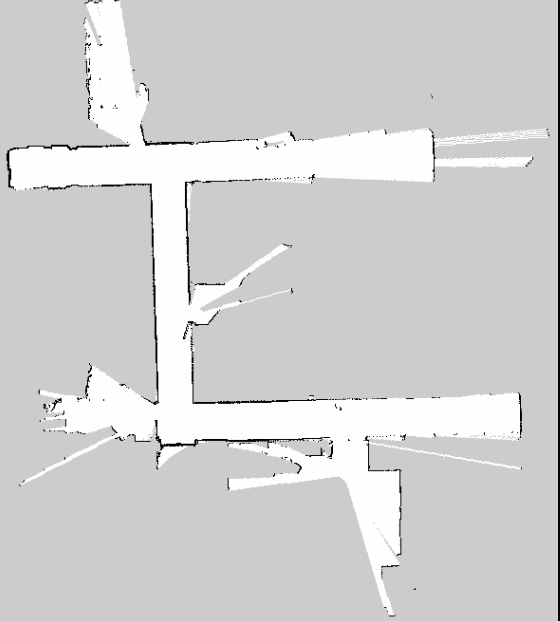
//> input picture ex_map2.png, 560 x 621 px
$ ./edgecentre ex_map2.png   (built with g++ and OpenCV 4)
//> lines starting //> are read from the running program, lines starting //| are printed output that depends on the picture; after the words box and inside, x2 and y2 are one past the last pixel; in counts of white or black regions, pixels touching at a corner belong together
#include "opencv2/highgui/highgui.hpp"
#include "opencv2/imgproc/imgproc.hpp"
#include <iostream>
#include <stdio.h>
#include <stdlib.h>

using namespace cv;
using namespace std;

Mat src; Mat src2; Mat src_gray; Mat src_gray2;
int epsilon = 20;
int max_epsilon = 200;
RNG rng(12345);

/// Functions/headers
// [59 lines left out: functions ed2, removeFromContour, not called in this run]

void edge_callback(int, void* );

/** @function main */
int main( int argc, char** argv )
{
  /// Load source image and convert it to gray
  src = imread( argv[1], 1 );
//> src is the input picture: 621 rows x 560 cols, CV_8UC3; min 0, max 254, mean 210
  src2 = imread( argv[1], 1);

  // Scale down for testing
  resize(src, src, Size(), 0.5, 0.5);
//> src: 310 rows x 280 cols, CV_8UC3
  resize(src2, src2, Size(), 0.5, 0.5);

  /// Convert image to grayscale
  cvtColor( src, src_gray, CV_BGR2GRAY ); // Conversion to grayscale

  // Quick and dirty fix for poor edge detection: increase contrast at object boundary
  threshold(src_gray, src_gray, 210, 255, 0);
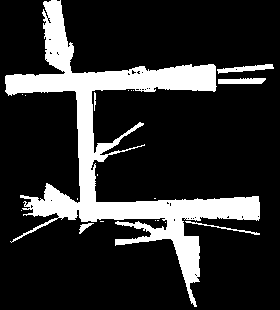
//> src_gray: 310 rows x 280 cols, CV_8UC1; 17.8% white; 19 white regions (13 under 20 px), largest, box (x1, y1, x2, y2) and area: (5, 0, 260, 307) 14705, (217, 64, 274, 74) 265, (218, 78, 266, 84) 250, (185, 221, 260, 235) 132, (79, 223, 94, 234) 67, (94, 92, 96, 111) 30

  // Different options for blurring, but bilateral is best at preserving edges
  bilateralFilter(src_gray, src_gray2, 5, 80, 80);

  /// Create Window
  char* source_window = "Source";
  namedWindow( source_window, CV_WINDOW_AUTOSIZE );
  imshow( source_window, src );

  createTrackbar( " Epsilon:", "Source", &epsilon, max_epsilon, edge_callback );
  edge_callback( 0, 0 );

  waitKey(0);
  return(0);
}

// Function to translate an image by x, y
// [5 lines left out: function translateImg, not called in this run]

/** @function thresh_callback */
void edge_callback(int, void* )
{
  Mat canny_output, intermed;
  Mat grad_x, grad_y;
  Mat abs_grad_x, abs_grad_y;
  Mat grad;
  vector<vector<Point> > contours, second_contours;
  vector<Vec4i> hierarchy;

  int maxCont = 0;
  double maxArea = 0;
  vector<int> maxVec;

  /// Detect edges using canny, or Scharr derivatives
  Scharr(src_gray2, grad_x, CV_16S, 1, 0);
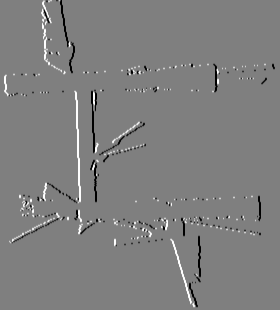
//> grad_x: 310 rows x 280 cols, CV_16SC1; min -4080, max 4080, mean 0; drawn with min black and max white
  convertScaleAbs(grad_x, abs_grad_x);
  Scharr(src_gray2, grad_y, CV_16S, 0, 1);
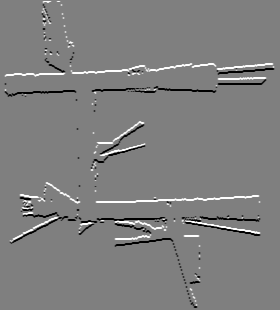
//> grad_y: 310 rows x 280 cols, CV_16SC1; min -4080, max 4080, mean -1; drawn with min black and max white
  convertScaleAbs(grad_y, abs_grad_y);
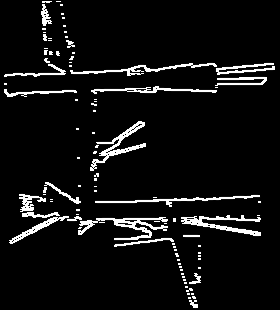
//> abs_grad_y: 310 rows x 280 cols, CV_8UC1; min 0, max 255, mean 16.7
  addWeighted( abs_grad_x, 0.5, abs_grad_y, 0.5, 0, canny_output );

  int erosion_size = 4;
  cv::Mat element = cv::getStructuringElement(cv::MORPH_RECT,
                      cv::Size(2 * erosion_size + 1, 2 * erosion_size + 1),
                      cv::Point(erosion_size, erosion_size) );

  cv::dilate(canny_output, canny_output, element);
  cv::erode(canny_output, canny_output, element);

  canny_output.convertTo(canny_output, CV_8U);
  threshold(canny_output, canny_output, 100, 255, 0); // Careful not to crash out
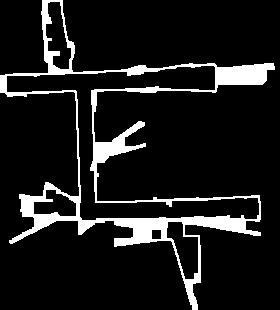
//> canny_output: 310 rows x 280 cols, CV_8UC1; 10.6% white; 1 white region
  // threshold(canny_output, canny_output, 100, 255, 1); // Invert the final image

  namedWindow( "Scharr", CV_WINDOW_AUTOSIZE );
  imshow("Scharr", canny_output);

  // findContours( canny_output, contours, hierarchy, RETR_TREE, CHAIN_APPROX_SIMPLE ); // Replace approxPolyDP?
  findContours( canny_output, contours, hierarchy, RETR_CCOMP, CHAIN_APPROX_SIMPLE );
//> contours = 6 contours; box (x1, y1, x2, y2) and area: (0, 0, 275, 310) 19060, (6, 65, 260, 221) 8544, (45, 1, 72, 70) 1107, (166, 221, 199, 280) 1087, (33, 189, 77, 217) 784, (151, 229, 162, 240) 98

  // Extract the contours so that we can approximate then with simpler polygons
  vector<vector<Point> > simple_contours;
  findContours( canny_output, simple_contours, hierarchy, RETR_TREE, CHAIN_APPROX_SIMPLE );
//> simple_contours has the same summary as contours

  contours.resize(simple_contours.size());
  for( size_t i = 0; i < simple_contours.size(); i++ )
      approxPolyDP(Mat(simple_contours[i]), contours[i], epsilon/20, true); // adjust the epsilon parameter for more/less detail
//> this loop made 6 passes

  // [11 lines of commented-out code are left out]
  Mat drawing = Mat::zeros( canny_output.size(), CV_8UC3 );
  drawing.setTo(0); //set to a uniform white/black background

  for (int i = 0; i < contours.size(); i++)
  {
    double a = contourArea(contours[i], false);  //  Find the area of contour
    for (int j = 0; j <= i; j++)
    {
      if (hierarchy[j][3] != -1) // means it has parent contour
      {
        if (a>maxArea)
        {
          maxArea = a;
          maxCont = i;
        }
        // drawContours( drawing, contours, i, Scalar(0,0,255), 1, 8, hierarchy, 0, Point() ); //only the largest contour (maxCont)
      }
    }
  }
//> this loop made 6 passes
//> (a, maxArea, maxCont) on passes 2 to 6: (82, 82, 1), (1072.5, 1072.5, 2), (753, 1072.5, 2), (8473, 8473, 4), (1086, 8473, 4)
//> after the loop, maxArea = 8473; maxCont = 4

  drawContours( drawing, contours, maxCont, Scalar(0,0,255), 1, 8, hierarchy, 0, Point() ); //only the largest contour (maxCont)
  cvtColor(drawing, drawing, CV_BGR2GRAY);
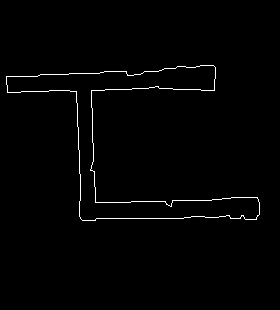
//> drawing: 310 rows x 280 cols, CV_8UC1; values 0 (black) and 76 (white), 1.2% white in thin lines or dots, all inside (x1, y1, x2, y2) = (6, 65, 260, 221)

  // Find new contours from simplified edge approximation
  findContours( drawing, second_contours, hierarchy, CV_RETR_TREE, CV_CHAIN_APPROX_SIMPLE, Point(0, 0) );
//> second_contours = 2 contours; box (x1, y1, x2, y2) and area: (6, 65, 260, 221) 8478, (6, 65, 260, 221) 8466

  // Excise bad points from this edge
  vector<Point> pts = second_contours[0];
//> pts = contour of 145 points, box (x1, y1, x2, y2) (6, 65, 260, 221), area 8478

  vector<int> hullIdx;
  convexHull(pts, hullIdx, false);
//> hullIdx = [144, 143, 84, 83, 81, 59, 58, 57, 36, 34, 33, 29, 6, 0]

  vector<Vec4i> defects;
  convexityDefects(pts, hullIdx, defects);
//> defects = 8 items: [0, 6, 3, 456], [6, 29, 19, 1643], [29, 33, 32, 466], [34, 36, 35, 222], [36, 57, 44, 15284], [59, 81, 71, 1072], [81, 83, 82, 263], [84, 143, 107, 39838]

  while(true)
  {
    vector<vector<Point> > tmp;
    tmp.push_back(pts);

    vector<int> defectsIdx;
    const vector<Vec4i>& v = defects;

    for (int i = 0; i < defects.size(); i++) {

      float depth = float(v[i][3]) / 256.f;
      if (depth > 200) // adjust to filter by new depth
      {
        defectsIdx.push_back(v[i][2]);

        int startidx = v[i][0]; Point ptStart(pts[startidx]);
        int endidx = v[i][1]; Point ptEnd(pts[endidx]);
        int faridx = v[i][2]; Point ptFar(pts[faridx]);
      }
    }

    if (defectsIdx.size() < 2)
    {
      break;
    }

    pts = removeFromContour(pts, defectsIdx);
    convexHull(pts, hullIdx, false);
    convexityDefects(pts, hullIdx, defects);
  }

  Mat drawing2 = Mat::zeros( canny_output.size(), CV_8UC3 );
  drawing2.setTo(0); //set to a uniform white/black background

  vector<vector<Point> > tmp;
  tmp.push_back(pts);
  drawContours(drawing2, tmp, 0, Scalar(0,0,255), 1);

  // Show in a window
  namedWindow( "Result", CV_WINDOW_AUTOSIZE );
  imshow("Result", drawing2);

  namedWindow( "Basis", CV_WINDOW_AUTOSIZE );
  imshow("Basis", drawing);

  // Draw largest contour onto mask and fill with white
  Mat mask = Mat::zeros(src2.size(), CV_8UC1);
  drawContours(mask, tmp, 0, Scalar(255), CV_FILLED);
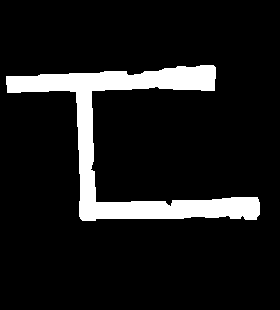
//> mask: 310 rows x 280 cols, CV_8UC1; 10.4% white; 1 white region, box (x1, y1, x2, y2) and area: (6, 65, 260, 221) 9003

  // Crop the unmasked region of the original image
  Mat crop(src2.size(), CV_8UC3);
  crop.setTo(Scalar(0,0,0));
  src.copyTo(crop,mask);
  normalize(mask.clone(), mask, 0.0, 255.0, CV_MINMAX, CV_8UC1);

  namedWindow( "Crop", CV_WINDOW_AUTOSIZE );
  imshow( "Crop", crop);

  // for (int s = 0; s < maxVec.size(); s++) {
  //   printf(" * Contour[%d] ", maxVec[s] );
  // }

}
